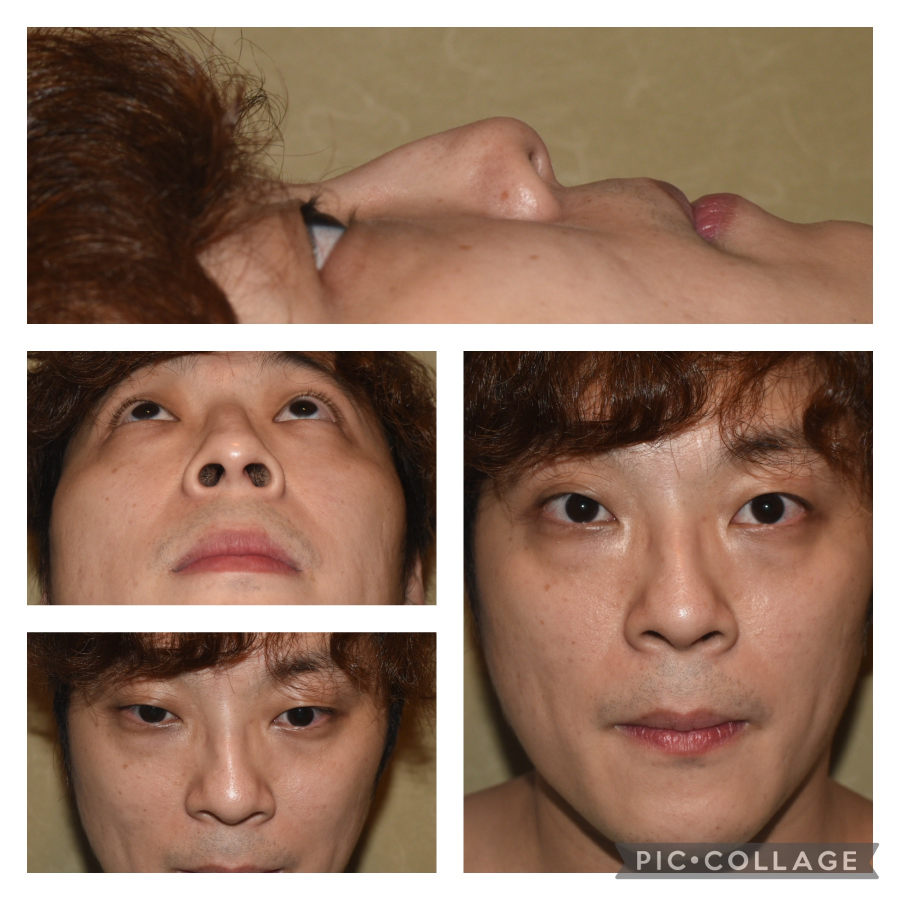
#> input picture data/face.JPG, 1800 x 1800 px, given in place of the camera (shown at 1/2 size)
$ jupyter execute --allow-errors opencv-learn.ipynb
#> lines starting #> are read from the running program, lines starting #| are printed output that depends on the picture; after the words box and inside, x2 and y2 are one past the last pixel; in counts of white or black regions, pixels touching at a corner belong together
[cell 1]
import cv2
import numpy as np
import random

[cell 2]
#圖片處理
img = cv2.imread('123.jpg')

kernel1 = np.ones((3,3), np.uint8)
kernel2 = np.ones((3,3), np.uint8)

#> (the rest of this cell did not finish here and is left out)

[cell 3]
# 畫圖形

img2 = np.zeros((600,600,3), np.uint8)
cv2.line(img2, (0,0),(400,300), (255,0,0),12)
cv2.rectangle(img2, (0,0), (400,300), (0,0,255),cv2.FILLED)
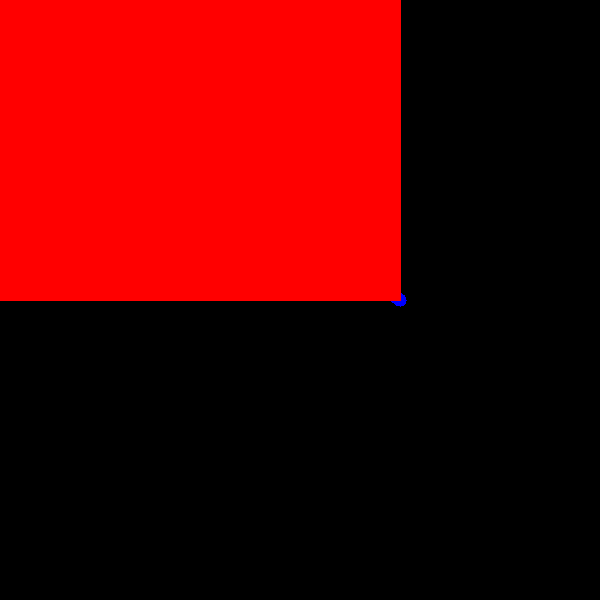
#> img2: shape (600, 600, 3); mean of channels 0, 1, 2 0.1, 0, 85.5; drawn as B, G, R
cv2.circle(img2, (300,400), 300, (0,255,0), cv2.FILLED)
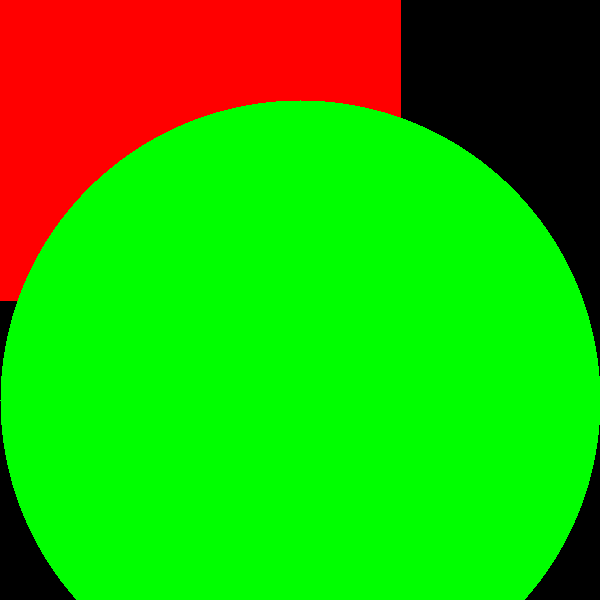
#> img2: shape (600, 600, 3); mean of channels 0, 1, 2 0, 178.2, 42.3; drawn as B, G, R
cv2.putText(img2, 'Hello', (300,300), cv2.FONT_HERSHEY_SIMPLEX, 2, (255,255,255), 2)
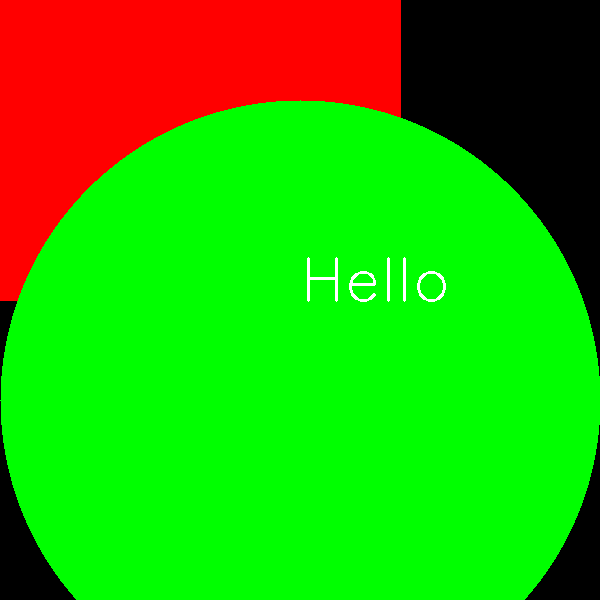
#> img2: shape (600, 600, 3); 0.32% of pixels changed, all inside (x1, y1, x2, y2) = (307, 257, 446, 302); drawn as B, G, R

# cv2.imshow('img2',img2)
# cv2.waitKey(0)

[cell 4]
# [40 lines of commented-out code are left out]

[cell 5]
#邊緣檢測,形狀識別

img4 = cv2.imread('123.jpg')
#> (the rest of this cell did not finish here and is left out)

[cell 6]
# 人臉辨識

[cell 7]
# 虛擬筆

def empty(v):
    pass

cap = cv2.VideoCapture(0)

# [9 lines of commented-out code are left out]

cv2.namedWindow('TrackBar')
cv2.resizeWindow('TrackBar', 640, 320)
cv2.createTrackbar('Hue Min', 'TrackBar',0,179, empty)
#> slider 'Hue Min' is set to 35
cv2.createTrackbar('Hue Max', 'TrackBar',179,179, empty)
cv2.createTrackbar('Sat Min', 'TrackBar',0,255, empty)
#> slider 'Sat Min' is set to 51
cv2.createTrackbar('Sat Max', 'TrackBar',255,255, empty)
cv2.createTrackbar('Val Min', 'TrackBar',0,255, empty)
#> slider 'Val Min' is set to 51
cv2.createTrackbar('Val Max', 'TrackBar',255,255, empty)

while True:
    h_min = cv2.getTrackbarPos('Hue Min', 'TrackBar')
    h_max = cv2.getTrackbarPos('Hue Max', 'TrackBar')
    s_min = cv2.getTrackbarPos('Sat Min', 'TrackBar')
    s_max = cv2.getTrackbarPos('Sat Max', 'TrackBar')
    v_min = cv2.getTrackbarPos('Val Min', 'TrackBar')
    v_max = cv2.getTrackbarPos('Val Max', 'TrackBar')
    print(h_min,h_max,s_min,s_max,v_min,v_max)

    ret, frame = cap.read()
#> frame is the input picture: shape (1800, 1800, 3); mean B, G, R 103, 120.9, 150.1
    hsv = cv2.cvtColor(frame, cv2.COLOR_BGR2HSV)
#> hsv: shape (1800, 1800, 3); mean H, S, V 12.5, 101.1, 150.1

    lower = np.array([h_min,s_min,v_min])
    upper = np.array([h_max,s_max,v_max])

    mask = cv2.inRange(hsv,lower,upper)
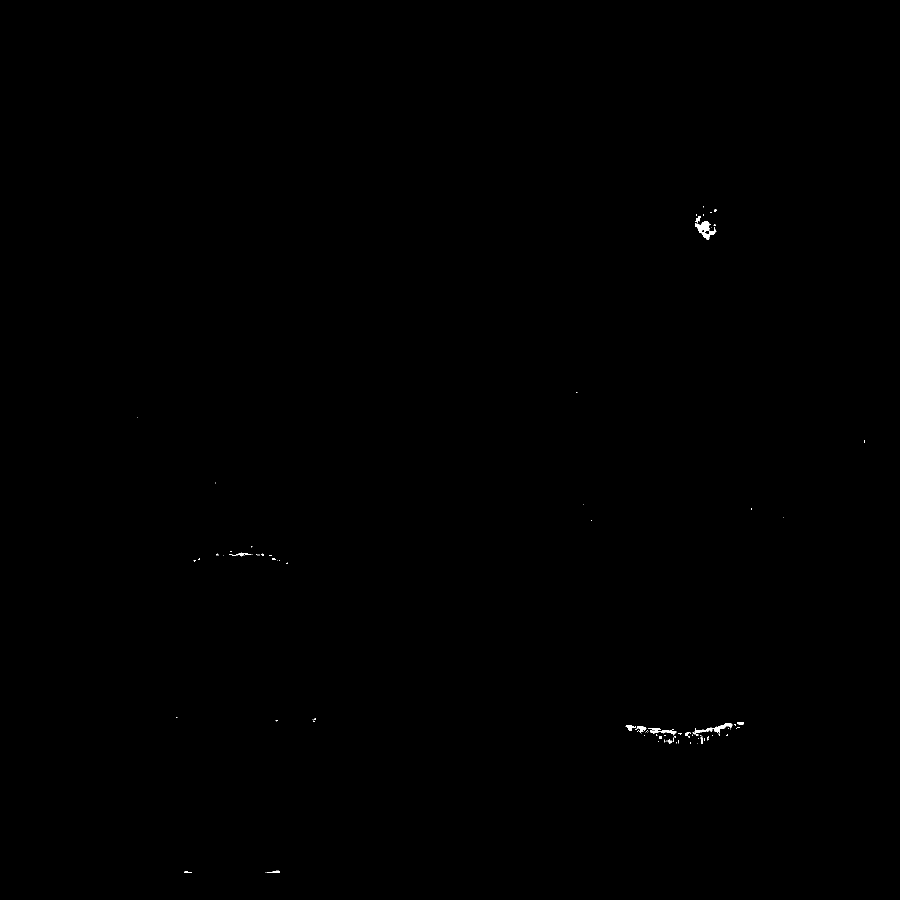
#> mask: shape (1800, 1800) (shown at 1/2 size); 0.08% white; 105 white regions (88 under 20 px), largest, box (x1, y1, x2, y2) and area: (1390, 442, 1433, 479) 689, (1385, 1446, 1465, 1472) 495, (1300, 1459, 1353, 1470) 218
    result = cv2.bitwise_and(frame, frame, mask=mask)


    cv2.imshow('frame',frame)
    # cv2.imshow('hsv',hsv)
    cv2.imshow('mask',mask)
    cv2.imshow('result',result)
    cv2.waitKey(1)
